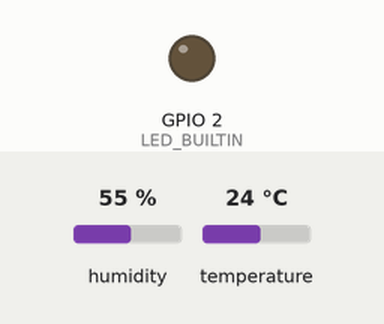
A sketch run on a simulated ESP8266 (Wemos D1 mini). On the bench: output pins drawn as LEDs (lit = HIGH, except the on-board LED, lit = LOW). Inputs (shaded band) come from the test bench; at power-on: humidity 55 %, temperature 24 °C.

Above: at 0.7 s.
At 6.7 s:
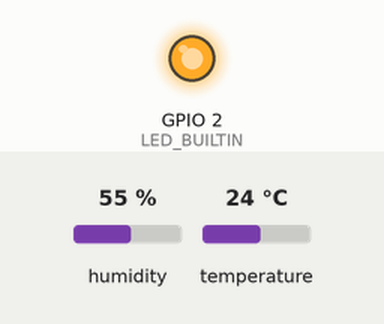
Timing chart, 0 to 15.6 s (numbered marks = the images above):
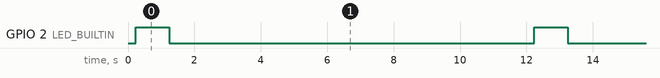

Measured:
- by itself, GPIO 2 (LED_BUILTIN): alternates HIGH for 1.0 s and LOW for 11.0 s

The sketch:

wemoswifihtu21Dmonitorgit.ino
```cpp
#include <Wire.h>
#include "SparkFunHTU21D.h"
#include <ESP8266WiFi.h>
HTU21D testHTU21D;

//Thingspeak 설정
String apiKey = "********"; // 채널 Write Api Key 넣기
const char* server = "api.Thingspeak.com";

//WiFi 설정
const char* ssid = "***"; //와이파이 SSID 넣기
const char* password = "******"; // 와이파이 비밀번호 넣기

//WiFi 클라이언트 설정
WiFiClient client;

void setup() {
  testHTU21D.begin(); // HTU21D 시작
  Wire.begin(); // SDA to GPIO4 (D2), SCL to GPIO05 (D1)
  pinMode(LED_BUILTIN, OUTPUT);
}

void loop() {
  float humd = testHTU21D.readHumidity(); // 습도값 저장
  float temp = testHTU21D.readTemperature(); // 온도값 저장
  // Thingspeak에 온습도값 보내기
  if (client.connect(server,80)) {
    String postStr = apiKey;
    postStr +="&field1=";
    postStr += String(temp);
    postStr +="&field2=";
    postStr += String(humd);
    postStr += "\r\n\r\n";

    client.print("POST /update HTTP/1.1\n");
    client.print("Host: Api.thingspeak.com\n");
    client.print("connection: close\n");
    client.print("X-THINGSPEAKAPIKEY: "+apiKey+"\n");
    client.print("Content-Type: application/x-www-form-urlencoded\n");
    client.print("Content-Length: ");
    client.print(postStr.length());
    client.print("\n\n");
    client.print(postStr);
  }
  client.stop();
  digitalWrite(LED_BUILTIN, HIGH);   // turn the LED on (HIGH is the voltage level)
  delay(1000);                       // wait for a second
  digitalWrite(LED_BUILTIN, LOW);    // turn the LED off by making the voltage LOW
  delay(11000);                       // wait for a second
  digitalWrite(LED_BUILTIN, HIGH);   // turn the LED on (HIGH is the voltage level)
  delay(1000);                       // wait for a second
  digitalWrite(LED_BUILTIN, LOW);    // turn the LED off by making the voltage LOW
  delay(11000);                       // wait for a second
  digitalWrite(LED_BUILTIN, HIGH);   // turn the LED on (HIGH is the voltage level)
  delay(1000);                       // wait for a second
  digitalWrite(LED_BUILTIN, LOW);    // turn the LED off by making the voltage LOW
  delay(11000);                       // wait for a second
  digitalWrite(LED_BUILTIN, HIGH);   // turn the LED on (HIGH is the voltage level)
  delay(1000);                       // wait for a second
  digitalWrite(LED_BUILTIN, LOW);    // turn the LED off by making the voltage LOW
  delay(11000);                       // wait for a second
  digitalWrite(LED_BUILTIN, HIGH);   // turn the LED on (HIGH is the voltage level)
  delay(1000);                       // wait for a second
  digitalWrite(LED_BUILTIN, LOW);    // turn the LED off by making the voltage LOW
  delay(11000);                       // wait for a second


}
```
